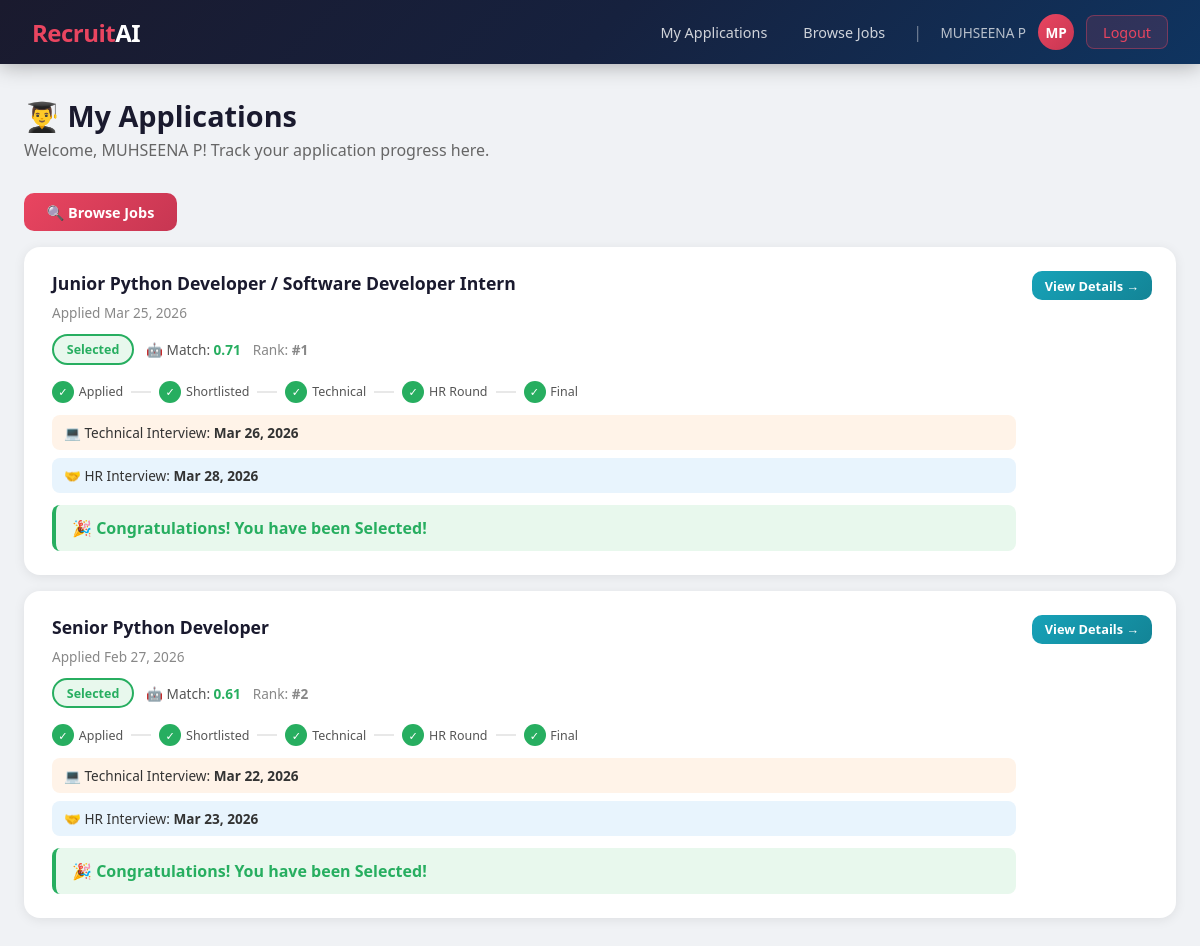
Page /candidate/dashboard/ (signed in) on the earlier database version.
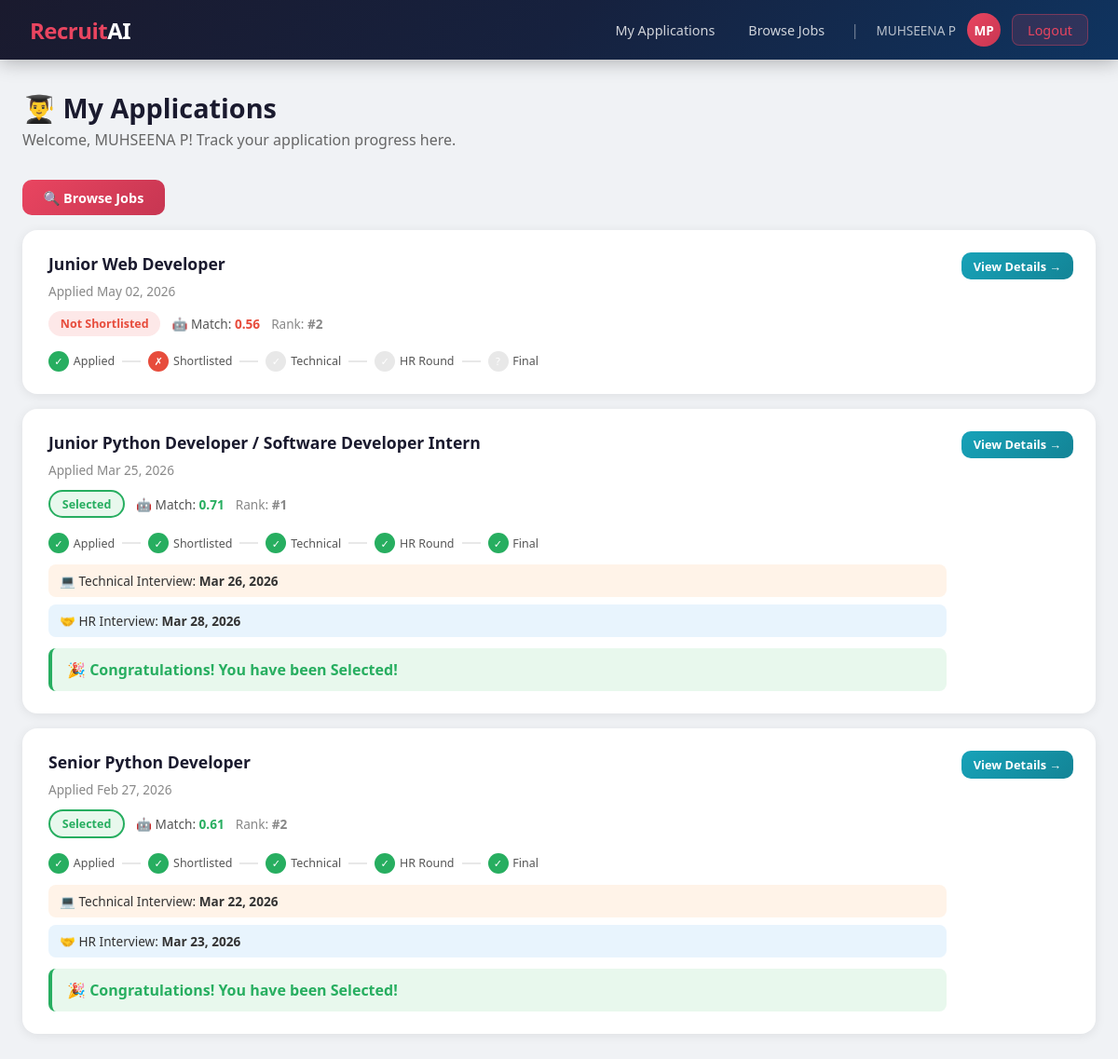
Same page on the later database version.
### core/models.py (models this page shows, shortened)
class Application(models.Model):
    STATUS_CHOICES = [
        ('applied', 'Applied'),
        ('not_shortlisted', 'Not Shortlisted'),
        ('shortlisted', 'Shortlisted'),
        ('technical_scheduled', 'Technical Interview Scheduled'),
        ('technical_completed', 'Technical Interview Completed'),
        ('hr_scheduled', 'HR Interview Scheduled'),
        ('hr_completed', 'HR Interview Completed'),
        ('system_recommended', 'System Recommended'),
        ('selected', 'Selected'),
        ('rejected', 'Rejected'),
    ]
    RECOMMENDATION_CHOICES = [
        ('selected', 'Selected'),
        ('rejected', 'Rejected'),
    ]
    job = models.ForeignKey(
        Job,
        on_delete=models.CASCADE,
        related_name='applications'
    )
    candidate = models.ForeignKey(
        User,
        on_delete=models.CASCADE,
        related_name='applications'
    )
    resume = models.FileField(
        upload_to='resumes/'
    )
    resume_text = models.TextField(
        blank=True
    )
    status = models.CharField(
        max_length=30,
        choices=STATUS_CHOICES,
        default='applied',
        null=False,
        blank=False
    )
    rank = models.IntegerField(
        null=True,
        blank=True
    )
    applied_at = models.DateTimeField(
        auto_now_add=True
    )
    updated_at = models.DateTimeField(
        auto_now=True
    )
    resume_score = models.FloatField(
        null=True,
        blank=True
    )
    missing_skills = models.TextField(
        blank=True
    )
    rejection_reason = models.TextField(
        blank=True
    )
    technical_date = models.DateField(
        null=True,
        blank=True
    )
    technical_time = models.TimeField(
        null=True,
        blank=True
    )
    technical_interviewer = models.CharField(
        max_length=100,
        blank=True
    )
    technical_score = models.FloatField(
        null=True,
        blank=True
    )
    technical_attended = models.BooleanField(
        null=True,
        blank=True
    )
    technical_feedback = models.TextField(
        blank=True
    )
    hr_date = models.DateField(
        null=True,
        blank=True
    )
    hr_time = models.TimeField(
        null=True,
        blank=True
    )
    hr_interviewer = models.CharField(
        max_length=100,
        blank=True
    )
    hr_score = models.FloatField(
        null=True,
        blank=True
    )
    hr_attended = models.BooleanField(
        null=True,
        blank=True
    )
    hr_feedback = models.TextField(
        blank=True
    )
    final_score = models.FloatField(
        null=True,
        blank=True
    )
    system_recommendation = models.CharField(
        max_length=10,
        choices=RECOMMENDATION_CHOICES,
        null=True,
        blank=True
    )
    final_decision = models.CharField(
        max_length=10,
        choices=RECOMMENDATION_CHOICES,
        null=True,
        blank=True
    )
    hr_decision_notes = models.TextField(
        blank=True
    )
    class Meta:
        unique_together = ('job', 'candidate')
        ordering = ['-resume_score']

class Job(models.Model):
    hr = models.ForeignKey(
        User,
        on_delete=models.CASCADE,
        related_name='jobs'
    )
    title = models.CharField(
        max_length=200
    )
    required_skills = models.TextField(
        help_text="Comma-separated skills"
    )
    required_experience = models.CharField(
        max_length=100
    )
    description = models.TextField()
    start_date = models.DateField(
        null=True,
        blank=True
    )
    end_date = models.DateField(
        null=True,
        blank=True
    )
    created_at = models.DateTimeField(
        auto_now_add=True
    )
    updated_at = models.DateTimeField(
        auto_now=True
    )

### core/views.py (the view)
    @login_required
    def wrapper(request, *args, **kwargs):
        if not hasattr(request.user, 'profile') or not request.user.profile.is_candidate():
            messages.error(request, "Access denied. Candidates only.")
            return redirect('dashboard')
        return func(request, *args, **kwargs)

### core/models.py (called while the page is built)
    def is_hr(self):
        return self.role == 'hr'

    def is_candidate(self):
        return self.role == 'candidate'

### core/views.py (called while the page is built)
def require_candidate(func):
    @login_required
    def wrapper(request, *args, **kwargs):
        if not hasattr(request.user, 'profile') or not request.user.profile.is_candidate():
            messages.error(request, "Access denied. Candidates only.")
            return redirect('dashboard')
        return func(request, *args, **kwargs)
    wrapper.__name__ = func.__name__
    return wrapper

@require_candidate
def candidate_dashboard(request):
    applications = Application.objects.filter(
        candidate=request.user
    ).select_related('job').order_by('-applied_at')
    return render(request, 'core/candidate_dashboard.html', {
        'applications': applications
    })

### core/templates/core/candidate_dashboard.html (shortened to what the changed rows need)
{% extends 'core/base.html' %}
{% block content %}
<div class="container">
    <div class="page-header">
        <h1>👨‍🎓 My Applications</h1>
    </div>
    {% if applications %}
    {% for app in applications %}
    <div class="job-card">
        <div style="display:flex; justify-content:space-between; align-items:flex-start; flex-wrap:wrap; gap:1rem;">
            <div style="flex:1;">
                <div class="job-card-title">{{ app.job.title }}</div>
                <div class="job-card-meta">Applied {{ app.applied_at|date:"M d, Y" }}</div>
                <div style="margin-top:0.75rem; display:flex; gap:0.75rem; flex-wrap:wrap; align-items:center;">
                    <span class="badge badge-{{ app.status }}">{{ app.get_status_display }}</span>
                    {% if app.resume_score is not None %}
                    <span style="font-size:0.85rem; color:#555;">
                        🤖 Match: <strong style="color:{% if app.resume_score >= 0.6 %}#27ae60{% else %}#e74c3c{% endif %}">
                            {{ app.resume_score|floatformat:2 }}
                        </strong>
                    </span>
                    {% endif %}
                    {% if app.rank %}
                    <span style="font-size:0.85rem; color:#888;">Rank: <strong>#{{ app.rank }}</strong></span>
                    {% endif %}
                </div>
                <div style="margin-top:1rem; display:flex; gap:0.5rem; flex-wrap:wrap;">
                    <div style="display:flex; align-items:center; gap:0.3rem;">
                        <div style="width:22px; height:22px; border-radius:50%; background:{% if app.status != 'applied' or app.status == 'applied' %}#27ae60{% else %}#e8e8e8{% endif %}; display:flex; align-items:center; justify-content:center; font-size:0.7rem; color:#fff;">✓</div>
                        <span style="font-size:0.78rem; color:#555;">Applied</span>
                    </div>
                    <div style="width:20px; height:2px; background:#e8e8e8; margin-top:10px;"></div>
                    <div style="display:flex; align-items:center; gap:0.3rem;">
                        <div style="width:22px; height:22px; border-radius:50%; background:{% if app.status in 'shortlisted,technical_scheduled,technical_completed,hr_scheduled,hr_completed,system_recommended,selected' %}#27ae60{% elif app.status == 'not_shortlisted' %}#e74c3c{% else %}#e8e8e8{% endif %}; display:flex; align-items:center; justify-content:center; font-size:0.7rem; color:#fff;">
                            {% if app.status == 'not_shortlisted' %}✗{% else %}✓{% endif %}
                        </div>
                        <span style="font-size:0.78rem; color:#555;">Shortlisted</span>
                    </div>
                    <div style="width:20px; height:2px; background:#e8e8e8; margin-top:10px;"></div>
                    <div style="display:flex; align-items:center; gap:0.3rem;">
                        <div style="width:22px; height:22px; border-radius:50%; background:{% if app.status in 'technical_completed,hr_scheduled,hr_completed,system_recommended,selected' %}#27ae60{% elif app.status == 'technical_scheduled' %}#e67e22{% else %}#e8e8e8{% endif %}; display:flex; align-items:center; justify-content:center; font-size:0.7rem; color:#fff;">
                            {% if app.status == 'technical_scheduled' %}!{% else %}✓{% endif %}
                        </div>
                        <span style="font-size:0.78rem; color:#555;">Technical</span>
                    </div>
                    <div style="width:20px; height:2px; background:#e8e8e8; margin-top:10px;"></div>
                    <div style="display:flex; align-items:center; gap:0.3rem;">
                        <div style="width:22px; height:22px; border-radius:50%; background:{% if app.status in 'hr_completed,system_recommended,selected' %}#27ae60{% elif app.status == 'hr_scheduled' %}#e67e22{% else %}#e8e8e8{% endif %}; display:flex; align-items:center; justify-content:center; font-size:0.7rem; color:#fff;">
                            {% if app.status == 'hr_scheduled' %}!{% else %}✓{% endif %}
                        </div>
                        <span style="font-size:0.78rem; color:#555;">HR Round</span>
                    </div>
                    <div style="width:20px; height:2px; background:#e8e8e8; margin-top:10px;"></div>
                    <div style="display:flex; align-items:center; gap:0.3rem;">
                        <div style="width:22px; height:22px; border-radius:50%; background:{% if app.status == 'selected' %}#27ae60{% elif app.status == 'rejected' %}#e74c3c{% else %}#e8e8e8{% endif %}; display:flex; align-items:center; justify-content:center; font-size:0.7rem; color:#fff;">
                            {% if app.status == 'selected' %}✓{% elif app.status == 'rejected' %}✗{% else %}?{% endif %}
                        </div>
                        <span style="font-size:0.78rem; color:#555;">Final</span>
                    </div>
                </div>
                {% if app.technical_date %}
                <div style="margin-top:0.75rem; padding:0.5rem 0.75rem; background:#fff3e8; border-radius:8px; font-size:0.85rem;">
                    💻 Technical Interview: <strong>{{ app.technical_date|date:"M d, Y" }}</strong>
                </div>
                {% endif %}
                {% if app.hr_date %}
                <div style="margin-top:0.5rem; padding:0.5rem 0.75rem; background:#e8f4fd; border-radius:8px; font-size:0.85rem;">
                    🤝 HR Interview: <strong>{{ app.hr_date|date:"M d, Y" }}</strong>
                </div>
                {% endif %}
                {% if app.status == 'selected' %}
                <div style="margin-top:0.75rem; padding:0.75rem 1rem; background:#e8f8ed; border-radius:8px; border-left:4px solid #27ae60;">
                    🎉 <strong style="color:#27ae60;">Congratulations! You have been Selected!</strong>
                </div>
                {% elif app.status == 'rejected' %}
                <div style="margin-top:0.75rem; padding:0.75rem 1rem; background:#fde8e8; border-radius:8px; border-left:4px solid #e74c3c;">
                    <strong style="color:#e74c3c;">Thank you for applying. Better luck next time!</strong>
                </div>
                {% endif %}
            </div>
            <div>
                <a href="{% url 'application_status' app.pk %}" class="btn btn-info btn-sm">View Details →</a>
            </div>
        </div>
    </div>
    {% endfor %}
    {% else %}
    <div class="card" style="text-align:center; padding:3rem;">
        <div style="font-size:3rem; margin-bottom:1rem;">📭</div>
        <p style="color:#888; margin-bottom:1rem;">You haven't applied to any jobs yet.</p>
        <a href="{% url 'job_list' %}" class="btn btn-primary">Browse Available Jobs</a>
    </div>
    {% endif %}
</div>
{% endblock %}

Differences in the rows shown:
added Application: job "Junior Web Developer", applied_at "May 02, 2026", status "Not Shortlisted", resume_score "0.56", rank "2"
